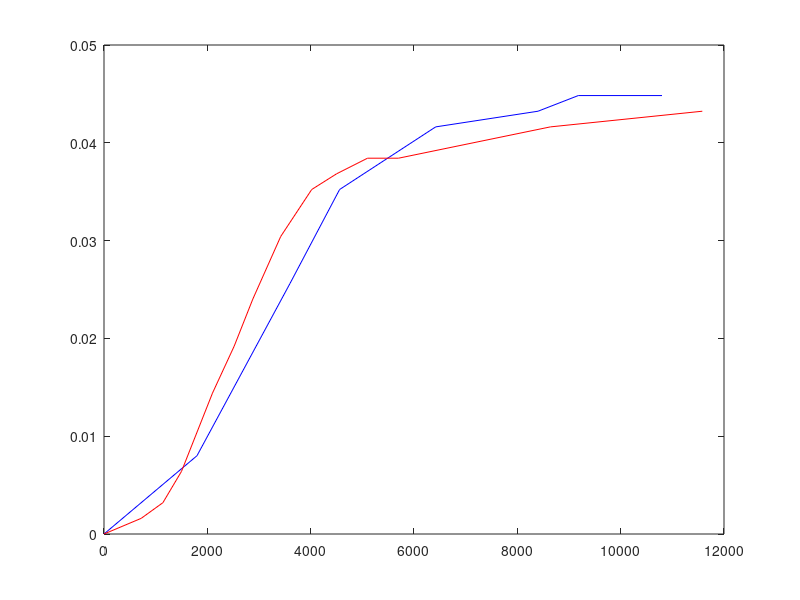

This chart was generated by the following MATLAB code: (Note: this script raises an error after producing the figure.)
% Solve alpha equation for settling tanks problems
% Alpha is the continuous phase

% Physical and numerical paramaters
% see case file

% Load experimental data
T55 = load('T55First.dat');
T65 = load('T65First.dat');

% Discard null values in experimental data
thr = 1E-6;
i55 = max(find(T55(:, 2) < thr));
T55 = T55(i55:end, 1:2);

i65 = max(find(T65(:, 2) < thr));
T65 = T65(i65:end, 1:2);

% Shift times
T55(:, 1) = T55(:, 1) - T55(1, 1);
T65(:, 1) = T65(:, 1) - T65(1, 1);

% Plot data
if 1
    figure(3)
    plot(T55(:, 1), T55(:, 2), 'b-')
    hold on
    plot(T65(:, 1), T65(:, 2), 'r-')
end
% Run solver
alphaEqnIsolatedUm

% Plot solution
figure(1)
plot(xC,u.internal,'r*-')

% Plot front advancement
figure(3)
plot(frontData(:, 1), frontData(:, 2))

